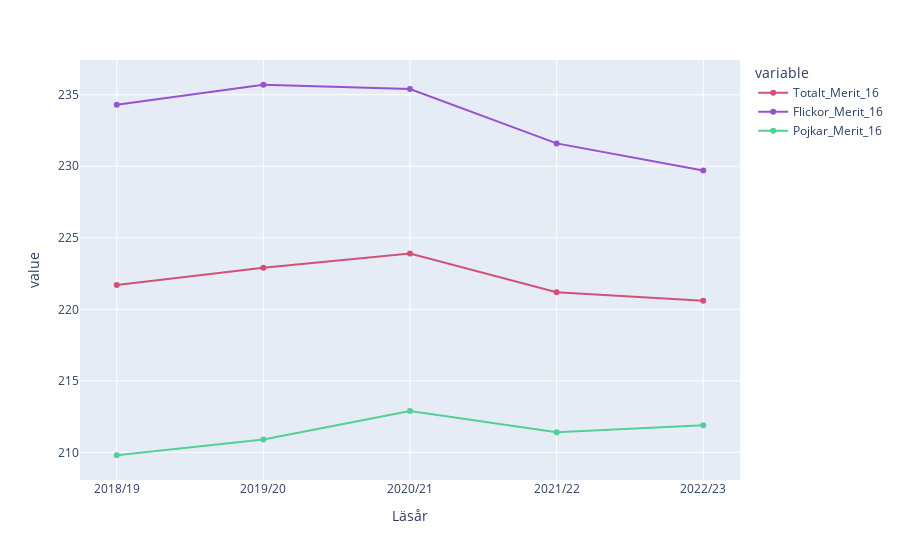

Notebook code cell kept with this figure:
### Code cell
fig = px.line(df_No_Grades, x="Läsår", 
              y=["Totalt_Merit_16", 
                 "Flickor_Merit_16", 
                 "Pojkar_Merit_16"], 
                 
                 color_discrete_sequence= color_scheme, markers=True)

fig.show()

### Figure 1 — Plotly figure (JSON) as saved in the notebook; plotly's stock layout.template omitted (floating-point values rounded to 4 significant figures)
{"data": [{"hovertemplate": "variable=Totalt_Merit_16<br>Läsår=%{x}<br>value=%{y}<extra></extra>", "legendgroup": "Totalt_Merit_16", "line": {"color": "#D15278", "dash": "solid"}, "marker": {"symbol": "circle"}, "mode": "lines+markers", "name": "Totalt_Merit_16", "orientation": "v", "showlegend": true, "type": "scatter", "x": ["2018/19", "2019/20", "2020/21", "2021/22", "2022/23"], "xaxis": "x", "y": [221.7, 222.9, 223.9, 221.2, 220.6], "yaxis": "y"}, {"hovertemplate": "variable=Flickor_Merit_16<br>Läsår=%{x}<br>value=%{y}<extra></extra>", "legendgroup": "Flickor_Merit_16", "line": {"color": "#9652D1", "dash": "solid"}, "marker": {"symbol": "circle"}, "mode": "lines+markers", "name": "Flickor_Merit_16", "orientation": "v", "showlegend": true, "type": "scatter", "x": ["2018/19", "2019/20", "2020/21", "2021/22", "2022/23"], "xaxis": "x", "y": [234.3, 235.7, 235.4, 231.6, 229.7], "yaxis": "y"}, {"hovertemplate": "variable=Pojkar_Merit_16<br>Läsår=%{x}<br>value=%{y}<extra></extra>", "legendgroup": "Pojkar_Merit_16", "line": {"color": "#52D097", "dash": "solid"}, "marker": {"symbol": "circle"}, "mode": "lines+markers", "name": "Pojkar_Merit_16", "orientation": "v", "showlegend": true, "type": "scatter", "x": ["2018/19", "2019/20", "2020/21", "2021/22", "2022/23"], "xaxis": "x", "y": [209.8, 210.9, 212.9, 211.4, 211.9], "yaxis": "y"}], "layout": {"legend": {"title": {"text": "variable"}, "tracegroupgap": 0}, "margin": {"t": 60}, "xaxis": {"anchor": "y", "domain": [0, 1], "title": {"text": "Läsår"}}, "yaxis": {"anchor": "x", "domain": [0, 1], "title": {"text": "value"}}}}
